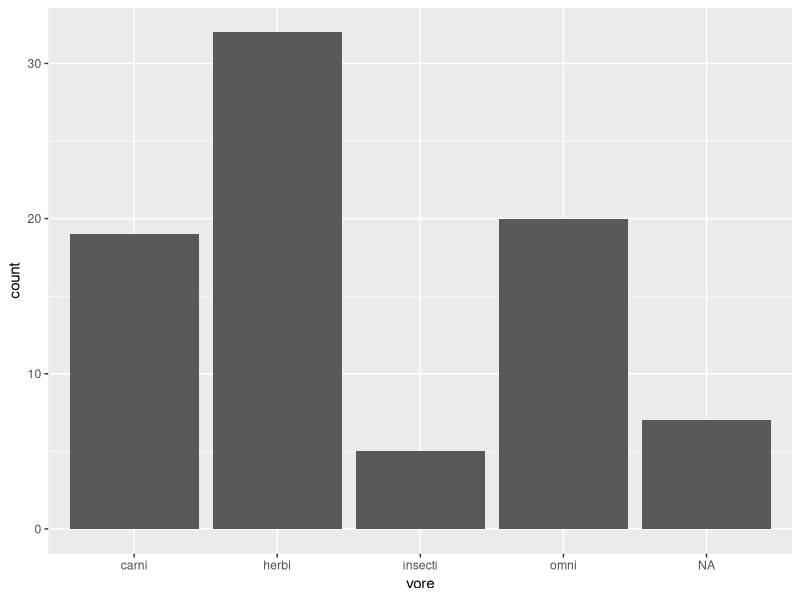
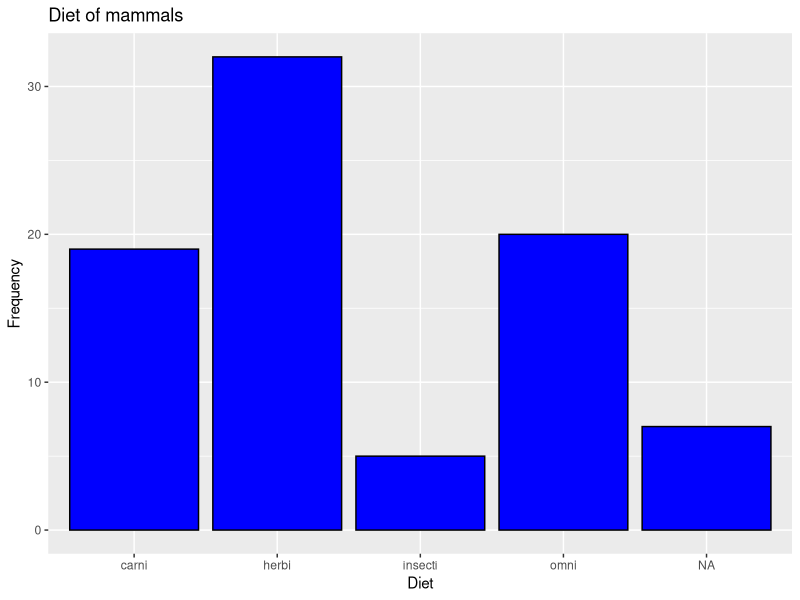
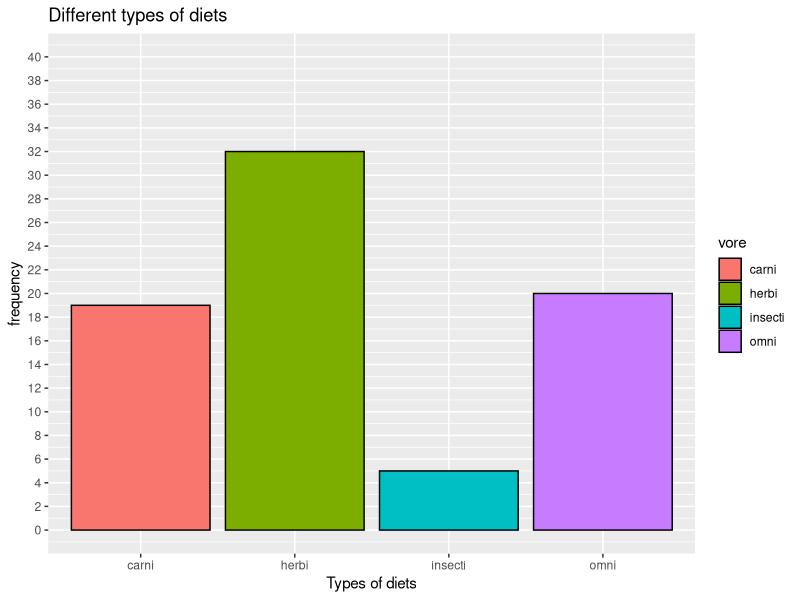
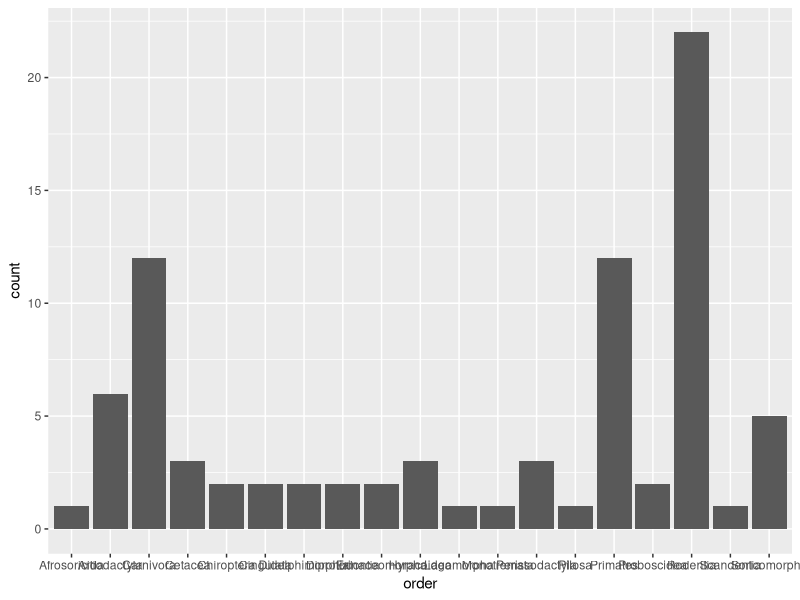
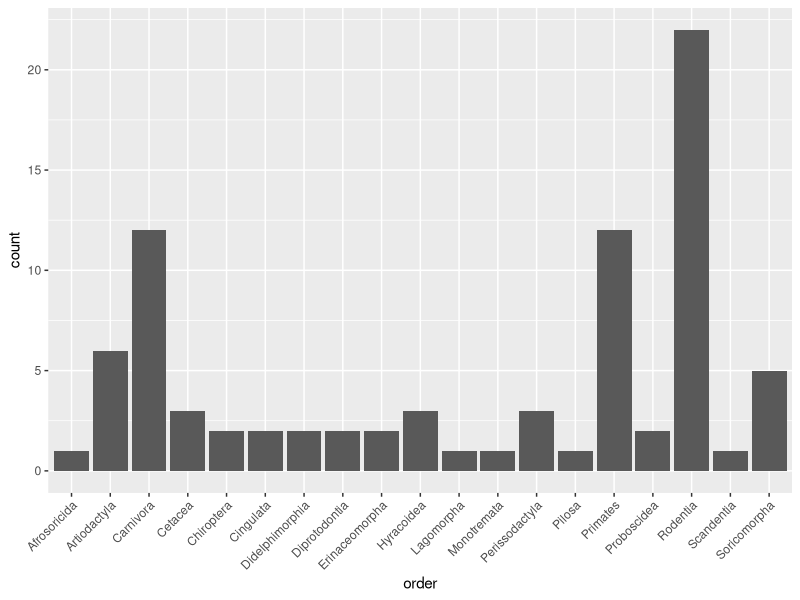
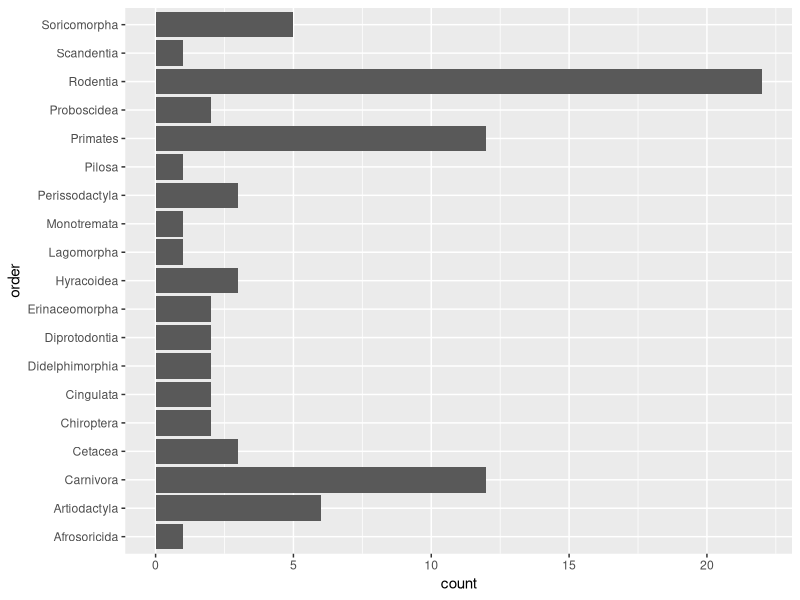
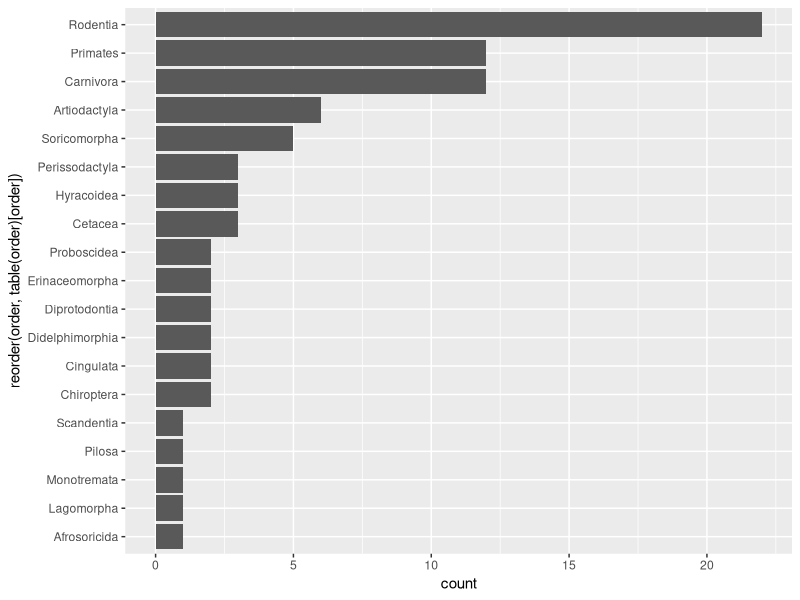
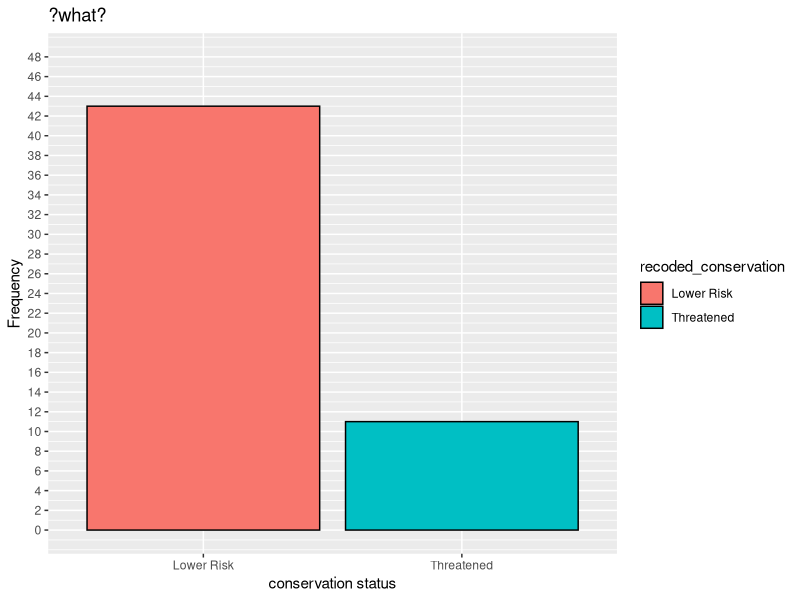

R code for these plots, in order:
## ---- chunk 1
# The following code is a basic setup of options for your document
knitr::opts_chunk$set(echo = TRUE,
                      eval = TRUE, 
                      warning = TRUE,
                      message = FALSE,
                      fig.align = "center", 
                      R.options = list(max.print=50))

# Edit the file starting below

## ---- chunk 2
# Load a package
library(tidyverse)
## ---- chunk 3
# Structure of the dataset: observations, variables, ...
str(msleep)
## ---- chunk 4
# Create a general summary for each variable
summary(msleep)
## ---- chunk 5
# Define the graph with ggplot and basic aesthetics
ggplot(data = msleep) +
  geom_bar(aes(x = vore)) # use geom_bar()
## ---- chunk 6
# Add some color and labels
ggplot(data = msleep) +
  geom_bar(aes(x = vore),
           # What does fill do compared to color?
           # COLOR IS THE OUTLINE OF THE BAR AND THE FILL IS THE COLOR OF THE BAR
           fill = "blue", color = "black") + 
  # Add labels
  labs(title = "Diet of mammals", 
       x = "Diet", 
       y = "Frequency")
## ---- chunk 7
# Find frequencies
table(msleep$vore)
## ---- chunk 8
# Find proportions (based on the frequency table)
prop.table(table(msleep$vore))
## ---- chunk 9
# Write and submit code here!
?geom_bar
msleep |> filter(vore != 'NA') |> 
    ggplot() + 
    geom_bar(aes(x = vore, fill = vore), color = 'black') + 
    scale_y_continuous(limits = c(0, 40), breaks = seq(0,40,2)) + 
    labs(title = 'Different types of diets',
         x = 'Types of diets',
         y = 'frequency')
## ---- chunk 10
# Many categories for order
ggplot(msleep) +
  geom_bar(aes(x = order))
## ---- chunk 11
# Solution 1 : Angle the axis labels within the theme
ggplot(msleep) +
  geom_bar(aes(x = order)) + 
  theme(axis.text.x = element_text(angle = 45, hjust = 1))
        # Angle the x-axis label to 45 degrees 
## ---- chunk 12
# Solution 2 : Flip the orientation of the bars
ggplot(msleep) + 
  geom_bar(aes(y = order)) # switch the position from x to y
## ---- chunk 13
# Improve Solution 2 : Reorder the bars
ggplot(msleep) +
  geom_bar(aes(y = reorder(order, table(order)[order]))) # Add some labels to clean this up
## ---- chunk 14
# How many categories are there for conservation?
table(msleep$conservation)
## ---- chunk 15
# Write and submit code here!
msleep |>
    filter(conservation != 'NA') |>
    mutate(recoded_conservation = ifelse(conservation == 'en' | conservation == 'vu', 'Threatened', 'Lower Risk')) |>
    
    ggplot() + 
    geom_bar(aes(x = recoded_conservation, fill = recoded_conservation), color = 'black') + 
    scale_y_continuous(limits = c(0,48), breaks = seq(0,48,2)) +
    labs(title = '?what?',
         x = 'conservation status',
         y = 'Frequency')
## ---- chunk 16
# Define the graph with ggplot and basic aesthetics
ggplot(msleep) +
  geom_histogram(aes(x = sleep_total)) # use geom_histogram()
## ---- chunk 17
# Change the number of bins
ggplot(msleep) +
  geom_histogram(aes(x = sleep_total), bins = 20) # adjust the number of bins
## ---- chunk 18
# Change the bin width
ggplot(msleep) +
  geom_histogram(aes(x = sleep_total), binwidth = 5)  # adjust the bin width
## ---- chunk 19
# Change the bin width and center
ggplot(msleep) +
  geom_histogram(aes(x = sleep_total), 
                 binwidth = 5, center = 2.5) # adjust width and center of the first bin
## ---- chunk 20
# Write and submit code here!
ggplot(data = msleep) + 
    geom_histogram(aes(x = sleep_total), color = 'blue', fill = 'orange', binwidth = 2, center = 1) + 
    scale_x_continuous(limits = c(0,20), breaks = seq(0,20,2)) + 
    labs(title = 'histogram of sleep',
         x = 'hours of sleep',
         y = 'frequency')
## ---- chunk 21
# Find the mean of total sleep
mean(msleep$sleep_total)

# Find the median of total sleep
median(msleep$sleep_total)
## ---- chunk 22
# Write and submit code here!


## ---- chunk 23
# Find the standard deviation of total sleep
sd(msleep$sleep_total)

# Find the IQR of total sleep
IQR(msleep$sleep_total) # Note: IQR = Q3 - Q1
## ---- chunk 24
# Write and submit code here!
msleep |>
    filter(brainwt != 'NA') |>
    ggplot() +
    geom_histogram(aes(x = brainwt), binwidth = 0.05, center = 0.025)

summary(msleep$brainwt, na.rm = TRUE)

## ---- chunk 25
# Define the graph with ggplot and basic aesthetics
ggplot(msleep) +
  geom_density(aes(x = sleep_total), fill = "blue")  # use geom_density(), fill with blue
## ---- chunk 26
# Define the graph with ggplot and basic aesthetics
ggplot(msleep) +
  geom_boxplot(aes(x = sleep_total)) # use geom_boxplot()
## ---- chunk 27
ggplot(msleep) +
  geom_boxplot(aes(x = sleep_total))  + 
  # Remove text and tick marks that have no meaning
  theme(axis.text.y = element_blank(), 
        axis.ticks.y = element_blank())
## ---- chunk 28
# Represent brain weight
ggplot(msleep) +
  geom_boxplot(aes(x = brainwt)) + 
  # Remove text and tick marks that have no meaning
  theme(axis.text.y = element_blank(), 
        axis.ticks.y = element_blank())
## ---- chunk 29
# Filter for very large brain weights
msleep |>
  filter(brainwt > 1)
## ---- chunk 30
# Represent brain weight
ggplot(msleep) +
  geom_boxplot(aes(x = brainwt)) + 
  # Remove text and tick marks that have no meaning
  theme(axis.text.y = element_blank(), 
        axis.ticks.y = element_blank()) +
  # Logarithmic scale
  scale_x_log10() +
  # Adjust label accordingly (we are not representing brainwt anymore!)
  labs(x = "log(brain weight)")
